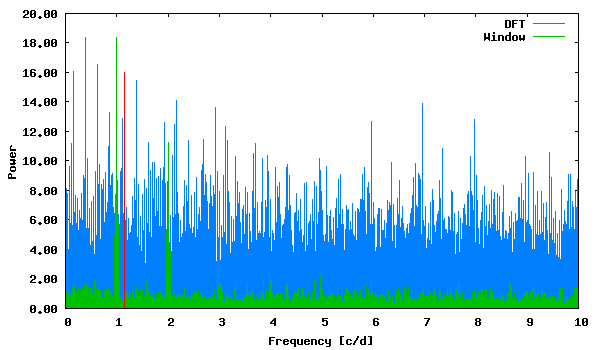

This chart was generated by the following gnuplot code:
set term png size 600,350 medium
set colors classic
set output "phase_lc_14.deeming.png"
set xlabel "Frequency [c/d]"
set ylabel "Power"
set format y "%5.2f"
plot "deeming.periodogram" using 1:2 with lines linecolor 3 title "DFT", "deeming.periodogram" using 1:3 with lines linecolor 2 title "Window", "<echo '1.156446 16.02211246'" with impulses linecolor 1 title ""
 
